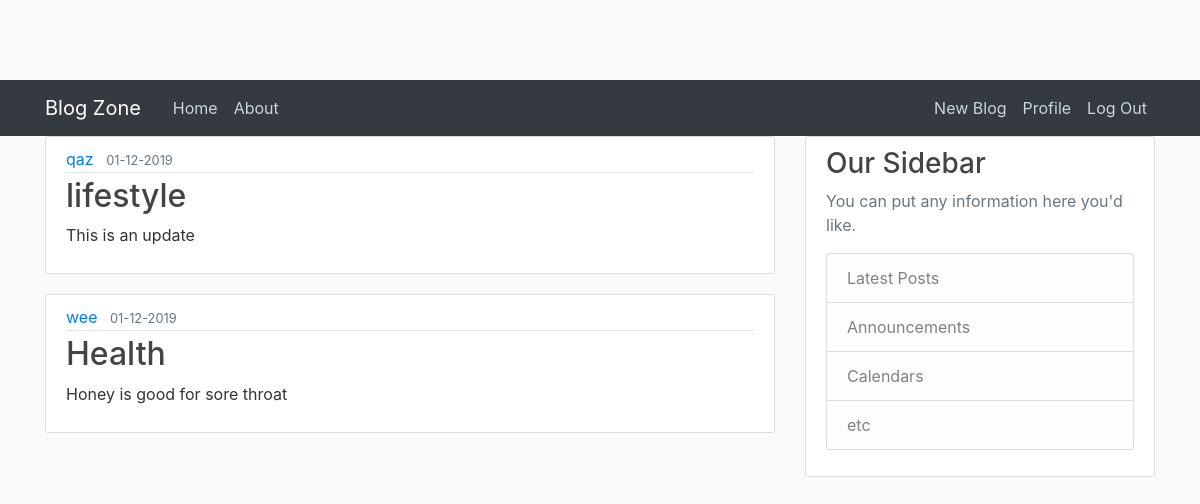
The app's page / (signed in) with its own data.
### app/models.py (models this page shows, shortened)
class Post(db.Model):
  id =db.Column(db.Integer,primary_key= True)
  title =db.Column(db.String(100),nullable= False)
  date_posted =db.Column(db.DateTime,nullable= False,default=datetime.utcnow)
  content =db.Column(db.Text,nullable= False)
  user_id= db.Column(db.Integer,db.ForeignKey('user.id'),nullable=False)

class User(db.Model,UserMixin):
  id =db.Column(db.Integer,primary_key= True)
  email =db.Column(db.String(100),unique= True,nullable= False)
  username =db.Column(db.String(100),unique= True,nullable= False)
  image_file =db.Column(db.String(100),nullable= False, default="default.jpeg")
  password =db.Column(db.String(100),nullable= False)
  posts =db.relationship('Post',backref= 'author',lazy=True)

### app/views.py (the view)
@app.route('/')
def index():
  posts=Post.query.all()
  return render_template('index.html',posts = posts )

### app/models.py (called while the page is built)
@login_manager.user_loader
def load_user(user_id):
  return User.query.get(int(user_id))

### app/templates/index.html (shortened to what this page needs)
{%extends "base.html"%}
{% block content %}
    {% for post in posts %}
    <article class="media content-section">
        <div class="media-body">
          <div class="article-metadata">
            <a class="mr-2" href="#">{{ post.author.username }}</a>
            <small class="text-muted">{{ post.date_posted.strftime('%d-%m-%Y')}}</small>
          </div>
          <h2><a class="article-title" href="#">{{ post.title }}</a></h2>
          <p class="article-content">{{ post.content }}</p>
        </div>
      </article>  {% endfor %}
{% endblock %}

### app/static/styles.css (style rules this page uses)
body { background: #fafafa; color: #333333; margin-top: 5rem; }
h1, h2, h3, h4, h5, h6 { color: #444444; }
.content-section { background: #ffffff; padding: 10px 20px; border: 1px solid #dddddd; border-radius: 3px; margin-bottom: 20px; }
.article-title { color: #444444; }
.article-content { white-space: pre-line; }
.article-metadata { padding-bottom: 1px; margin-bottom: 4px; border-bottom: 1px solid #e3e3e3 }

### records on screen
Post: author.username "qaz", date_posted "01-12-2019", title "lifestyle", content "This is an update"
Post: author.username "wee", date_posted "01-12-2019", title "Health", content "Honey is good for sore throat"
